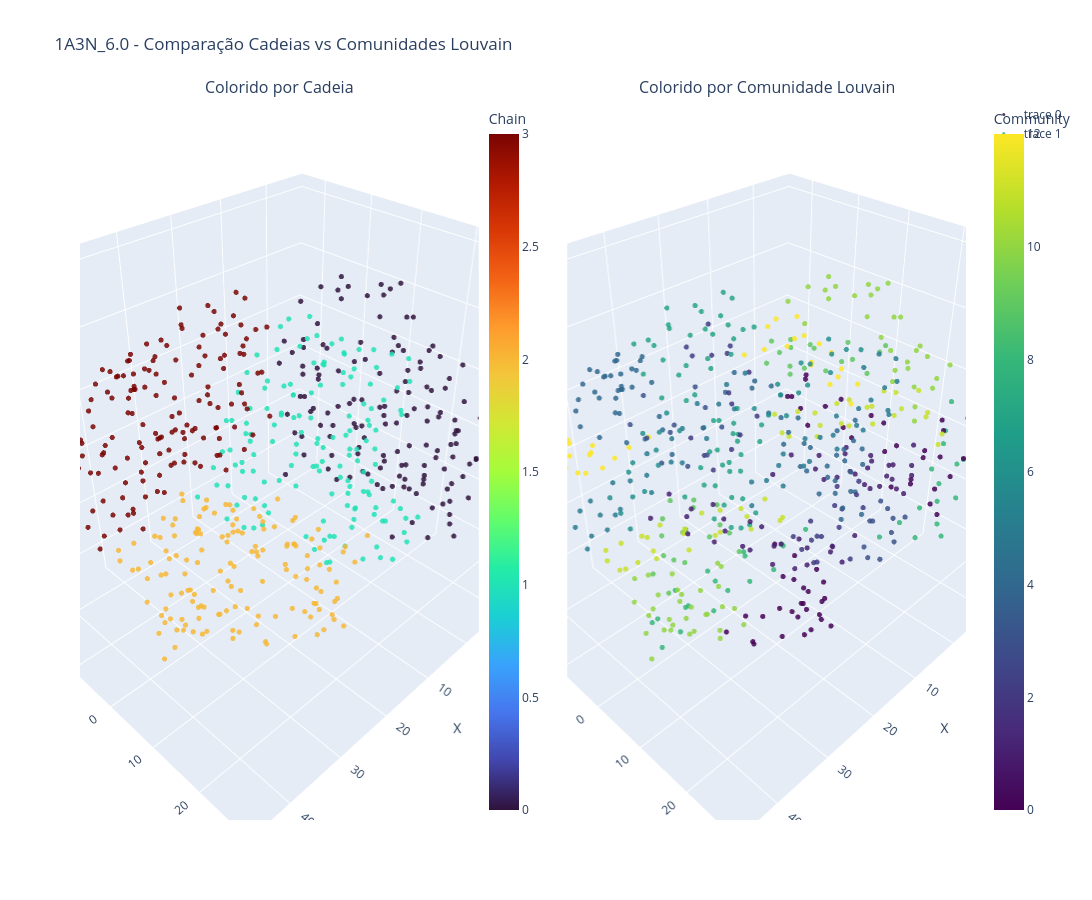

The notebook cell saved with this chart:
### Code cell
from plotly.subplots import make_subplots
import plotly.graph_objects as go
import networkx as nx

# ==========================================================
# Mapeamento das cadeias para cores
# ==========================================================

all_chains = sorted(
    set(
        nx.get_node_attributes(
            G,
            "chain"
        ).values()
    )
)

chain_to_id = {
    chain:i
    for i,chain in enumerate(all_chains)
}

# ==========================================================
# Coordenadas
# ==========================================================

node_x = []
node_y = []
node_z = []

chain_colors = []
community_colors = []

hover_text = []

for node in G.nodes():

    node_x.append(
        G.nodes[node]["x"]
    )

    node_y.append(
        G.nodes[node]["y"]
    )

    node_z.append(
        G.nodes[node]["z"]
    )

    chain_colors.append(
        chain_to_id[
            G.nodes[node]["chain"]
        ]
    )

    community_colors.append(
        louvain_membership[node]
    )

    hover_text.append(
        f"Node: {node}<br>"
        f"Chain: {G.nodes[node]['chain']}<br>"
        f"Resid: {G.nodes[node]['resid']}"
    )

# ==========================================================
# Figura com 2 cenas 3D
# ==========================================================

fig = make_subplots(
    rows=1,
    cols=2,

    specs=[
        [
            {"type":"scene"},
            {"type":"scene"}
        ]
    ],

    subplot_titles=(
        "Colorido por Cadeia",
        "Colorido por Comunidade Louvain"
    )
)

# ==========================================================
# Cadeias
# ==========================================================

fig.add_trace(

    go.Scatter3d(

        x=node_x,
        y=node_y,
        z=node_z,

        mode="markers",

        marker=dict(

            size=3,

            color=chain_colors,

            colorscale="Turbo",

            opacity=0.85,

            colorbar=dict(
                title="Chain",
                x=0.45
            )
        ),

        text=hover_text,

        hoverinfo="text"

    ),

    row=1,
    col=1
)

# ==========================================================
# Comunidades Louvain
# ==========================================================

fig.add_trace(

    go.Scatter3d(

        x=node_x,
        y=node_y,
        z=node_z,

        mode="markers",

        marker=dict(

            size=3,

            color=community_colors,

            colorscale="Viridis",

            opacity=0.85,

            colorbar=dict(
                title="Community",
                x=1.02
            )
        ),

        text=hover_text,

        hoverinfo="text"

    ),

    row=1,
    col=2
)

# ==========================================================
# Layout
# ==========================================================

fig.update_layout(

    title=(nome_proteina+"_"+str(cutoff)+" - Comparação "
        "Cadeias vs Comunidades Louvain"
    ),

    width=1800,
    height=900,

    scene=dict(
        aspectmode="data",
        xaxis_title="X",
        yaxis_title="Y",
        zaxis_title="Z"
    ),

    scene2=dict(
        aspectmode="data",
        xaxis_title="X",
        yaxis_title="Y",
        zaxis_title="Z"
    )
)

fig.show()

### Figure 1 — Plotly figure (JSON) as saved in the notebook; plotly's stock layout.template omitted (floating-point values rounded to 4 significant figures; data arrays with more than 128 entries replaced by an {"elided": "..."} marker saying what was removed)
{"data": [{"hoverinfo": "text", "marker": {"color": {"elided": "572 int values"}, "colorbar": {"title": {"text": "Chain"}, "x": 0.45}, "colorscale": [[0, "#30123b"], [0.07143, "#4145ab"], [0.1429, "#4675ed"], [0.2143, "#39a2fc"], [0.2857, "#1bcfd4"], [0.3571, "#24eca6"], [0.4286, "#61fc6c"], [0.5, "#a4fc3b"], [0.5714, "#d1e834"], [0.6429, "#f3c63a"], [0.7143, "#fe9b2d"], [0.7857, "#f36315"], [0.8571, "#d93806"], [0.9286, "#b11901"], [1, "#7a0402"]], "opacity": 0.85, "size": 3}, "mode": "markers", "scene": "scene", "text": {"elided": "572 str values"}, "type": "scatter3d", "x": {"elided": "572 float values"}, "y": {"elided": "572 float values"}, "z": {"elided": "572 float values"}}, {"hoverinfo": "text", "marker": {"color": {"elided": "572 int values"}, "colorbar": {"title": {"text": "Community"}, "x": 1.02}, "colorscale": [[0, "#440154"], [0.1111, "#482878"], [0.2222, "#3e4989"], [0.3333, "#31688e"], [0.4444, "#26828e"], [0.5556, "#1f9e89"], [0.6667, "#35b779"], [0.7778, "#6ece58"], [0.8889, "#b5de2b"], [1, "#fde725"]], "opacity": 0.85, "size": 3}, "mode": "markers", "scene": "scene2", "text": {"elided": "572 str values"}, "type": "scatter3d", "x": {"elided": "572 float values"}, "y": {"elided": "572 float values"}, "z": {"elided": "572 float values"}}], "layout": {"annotations": [{"font": {"size": 16}, "showarrow": false, "text": "Colorido por Cadeia", "x": 0.225, "xanchor": "center", "xref": "paper", "y": 1, "yanchor": "bottom", "yref": "paper"}, {"font": {"size": 16}, "showarrow": false, "text": "Colorido por Comunidade Louvain", "x": 0.775, "xanchor": "center", "xref": "paper", "y": 1, "yanchor": "bottom", "yref": "paper"}], "height": 900, "scene": {"aspectmode": "data", "domain": {"x": [0, 0.45], "y": [0, 1]}, "xaxis": {"title": {"text": "X"}}, "yaxis": {"title": {"text": "Y"}}, "zaxis": {"title": {"text": "Z"}}}, "scene2": {"aspectmode": "data", "domain": {"x": [0.55, 1], "y": [0, 1]}, "xaxis": {"title": {"text": "X"}}, "yaxis": {"title": {"text": "Y"}}, "zaxis": {"title": {"text": "Z"}}}, "title": {"text": "1A3N_6.0 - Comparação Cadeias vs Comunidades Louvain"}, "width": 1800}}
